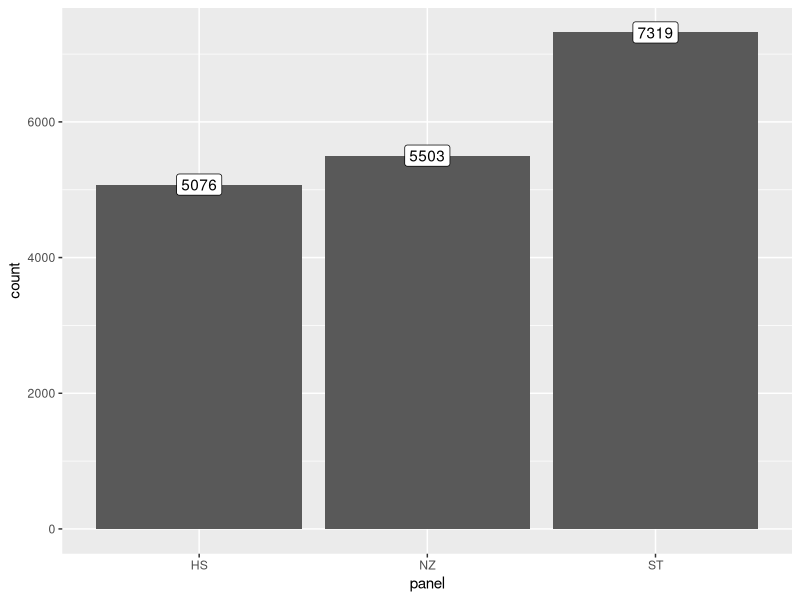
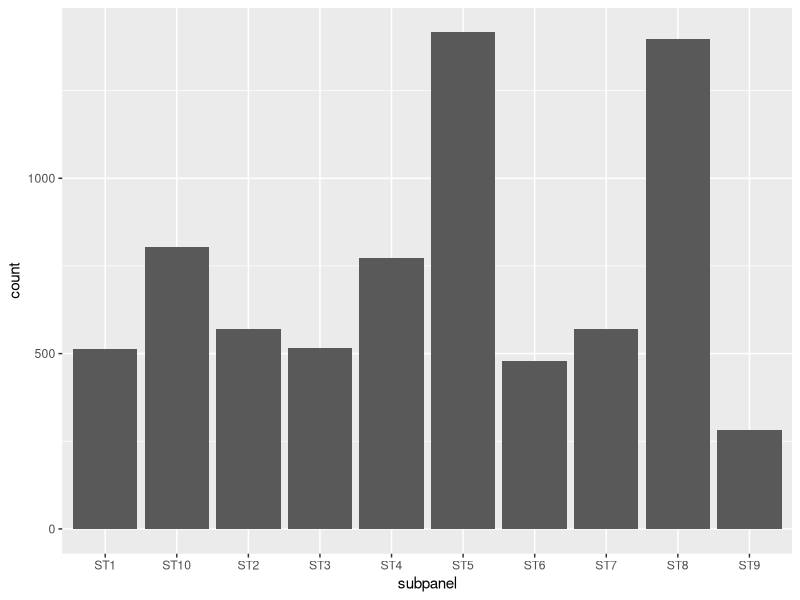
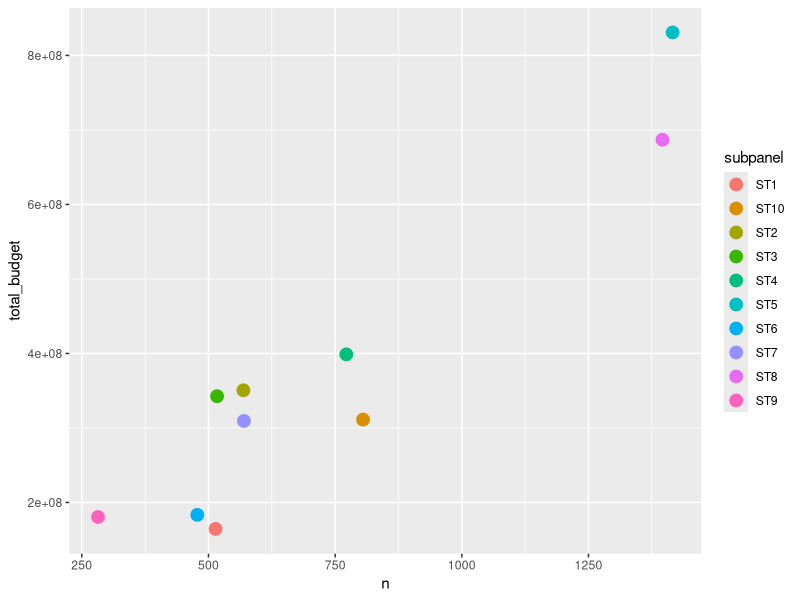
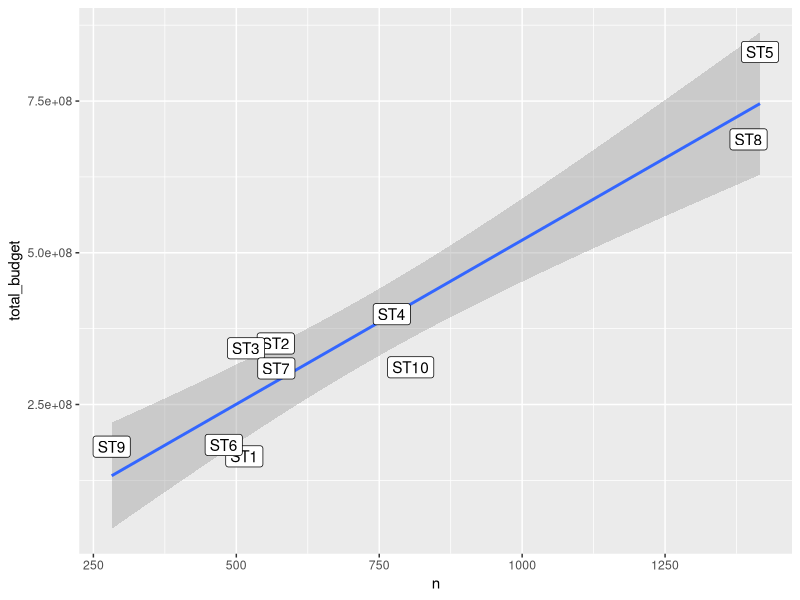
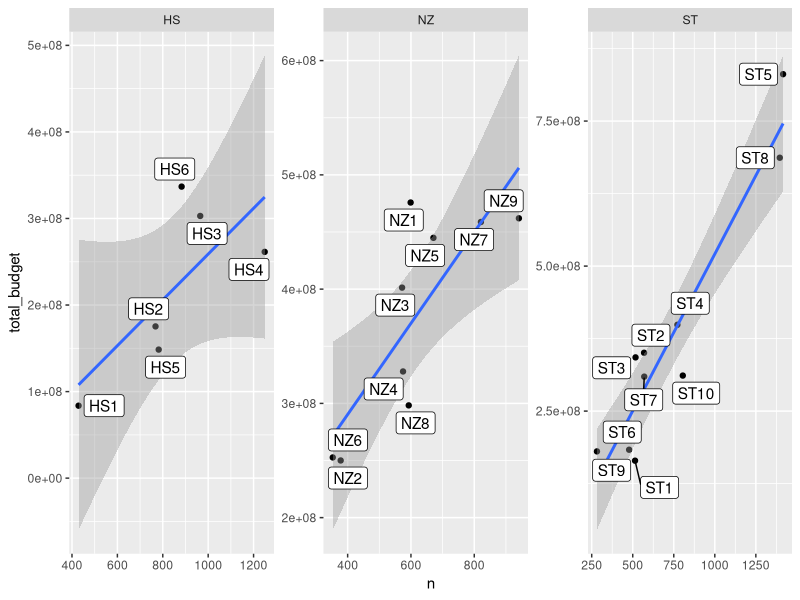
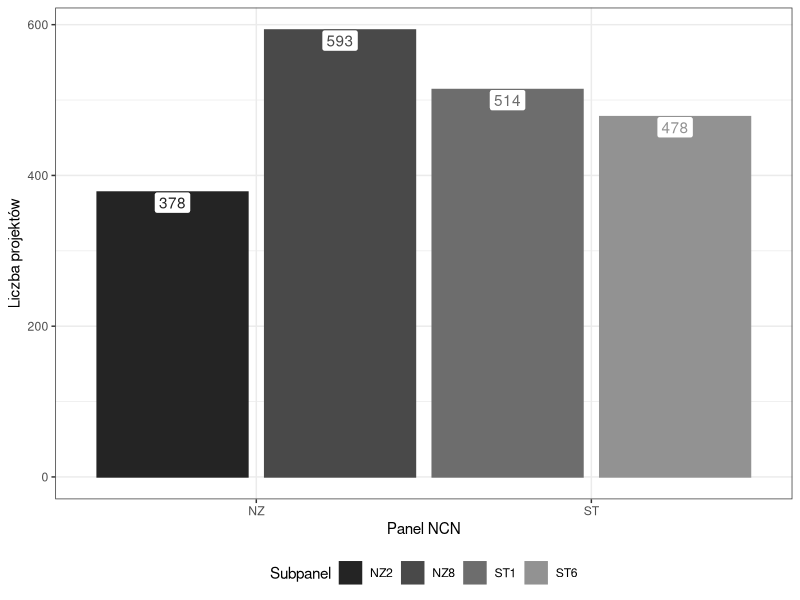
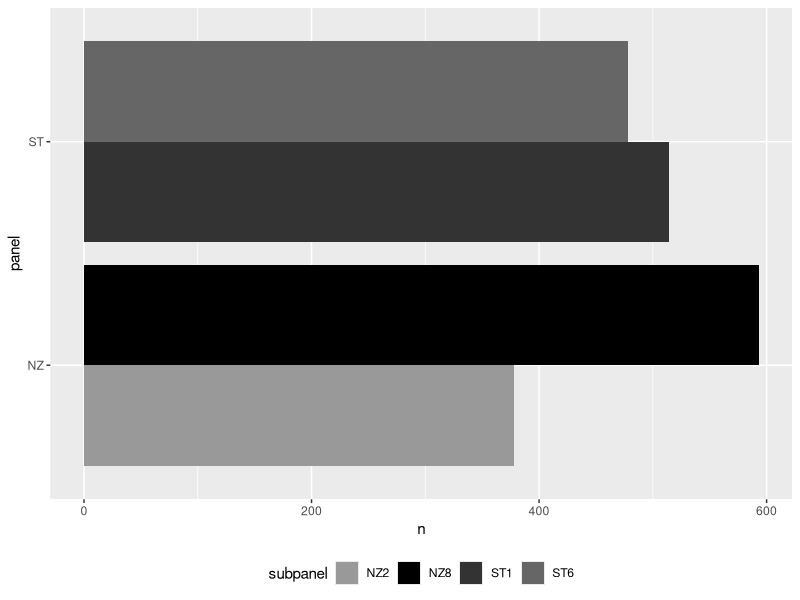
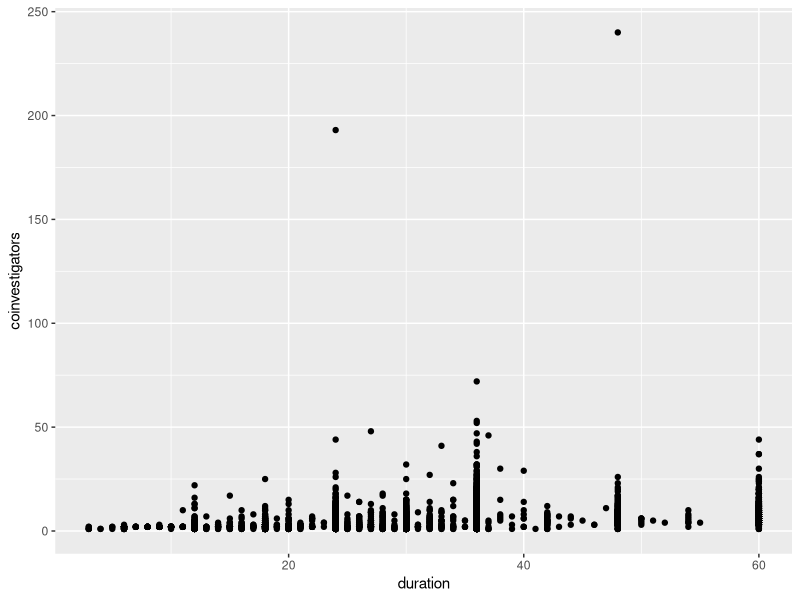

These figures' R source, in order:
library(tidyverse)

dane <- read.csv("ncn_grants.csv")
dane <- na.omit(dane)

ggplot(data = dane, mapping = aes(x = panel, label = ..count..)) + 
  geom_bar() + 
  geom_label(stat = 'count')

dane %>% filter(panel == 'ST') %>% 
  ggplot(aes(x = subpanel)) + 
  geom_bar()

filter(dane, panel == 'ST') %>% 
  group_by(subpanel) %>% 
  summarise(n = length(budget),
            total_budget = sum(budget)) %>% 
  ggplot(aes(x = n, y = total_budget, color = subpanel, label = subpanel)) +
  geom_point(size = 4)



filter(dane, panel == 'ST') %>% 
  group_by(subpanel) %>% 
  summarise(n = length(budget),
            total_budget = sum(budget)) %>% 
  ggplot(aes(x = n, y = total_budget, label = subpanel)) +
  geom_point() + geom_smooth(method = 'lm') + geom_label()

library(ggrepel)

dane %>% group_by(subpanel, panel) %>% 
  summarise(n = length(budget),
            total_budget = sum(budget)) %>% 
  ggplot(aes(x = n, y = total_budget, label = subpanel)) +
  geom_point() + geom_smooth(method = 'lm') + geom_label_repel() +
  facet_wrap(~ panel, scales = 'free')


p <- dane %>%  
  ggplot(aes(x = subpanel, y = budget)) + geom_boxplot(outlier.colour = NA) + geom_violin(fill = NA) +
  facet_wrap(~ panel, ncol = 1, scales = 'free_x')


pdf('nazwa.pdf', width = 8, height = 5)
p + ggtitle('Tytuł')
dev.off()


bp <- dane %>% filter(subpanel %in% c('NZ2', "NZ8", 'ST1', 'ST6')) %>% 
  ggplot(aes(x= panel, fill = subpanel, label = ..count.., color = subpanel)) + 
  geom_bar(position = position_dodge(width = 1)) + 
  geom_label(stat = 'count', position = position_dodge(width = 1), fill = 'white', vjust = 1, show.legend = FALSE)

bp + theme_bw() + 
  theme(legend.position = 'bottom') +
  scale_x_discrete('Panel NCN') + 
  scale_y_continuous('Liczba projektów') + 
  scale_color_manual('Subpanel', values = grey(1:6/7)) + 
  scale_fill_manual('Subpanel', values = grey(1:6/7))


dane_filter <- dane %>% filter(subpanel %in% c('NZ2', 'NZ8', 'ST1', 'ST6')) %>% 
  group_by(panel, subpanel) %>% 
  summarise(n = length(panel)) %>% 
  arrange(desc(n))
  
bar_colors <- setNames(grey(0L:3/5), as.character(dane_filter$subpanel))
  
p <- dane_filter %>% ggplot(aes(x = panel, fill = subpanel, y = n)) + 
  geom_bar(stat = 'identity', position = 'dodge') + 
  scale_fill_manual(values = bar_colors) + 
  theme(legend.position = 'bottom')

p + coord_flip()


dane %>% ggplot(aes(x = duration,y = coinvestigators)) +
  geom_point()

